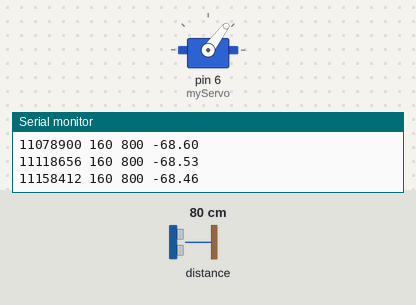
Simulated run of this sketch. Board: Arduino Uno, built with avr-gcc and run on an emulated ATmega328P. On the bench: servo, the last lines printed to the serial monitor. The test bench sets the inputs (shaded band); at power-on: distance to the obstacle 80 cm.

Above: at 11.2 s.
11.3 s: distance to the obstacle set to 2 cm
At 12.2 s:
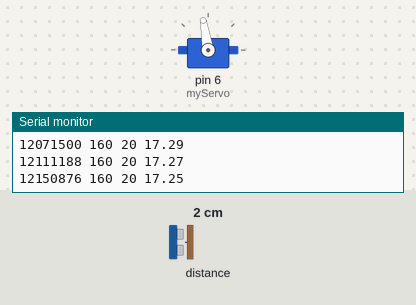
14.3 s: distance to the obstacle set to 60 cm
At 15.1 s:
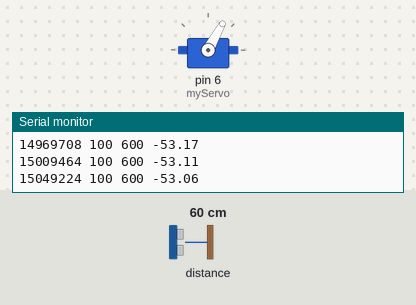
17.3 s: distance to the obstacle set to 4 cm
19.5 s: distance to the obstacle set to 120 cm
Timing chart, 0 to 22.0 s (numbered marks = the images above; inputs shaded):
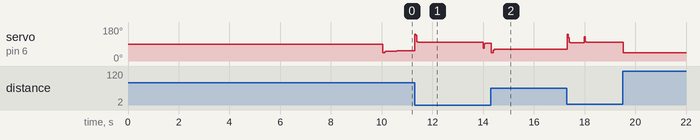

Measured:
- after the input at 14.3 s, servo on pin 6 (myServo): 95° → 44° at once, → 61° 0.08 s later, → 62° 0.91 s later, → 63° 1.4 s later

The sketch:

expCL2.ino
```cpp
#include <Wire.h>
#include <Servo.h>
#include <Adafruit_VL53L0X.h>

// Objects
Servo myServo;  // create servo object
Adafruit_VL53L0X mySensor = Adafruit_VL53L0X();  // pins: Vin to 3.3V, SCL to A5, SDA to A4

// Tunable parameters
float angle_level = -5;  // deg (should be close to 0)
int distance_setpoint = 130;  // mm

int amplitude = 30;
int N = 1200;
int period = 200;

void setup() {
  Serial.begin(115200);

  while (! Serial) {
    delay(1);
  }

  myServo.attach(6);  // servo to pin D6
  myServo.writeMicroseconds(deg2micro(angle_level));  // level the servo

  if (!mySensor.begin()) {
    Serial.println(F("Failed to boot VL53 L0X"));
    while (1);
  }
  mySensor.setMeasurementTimingBudgetMicroSeconds(20000);
  mySensor.startRangeContinuous();
  delay(10000);
}

// General variables
unsigned long time;
unsigned long time_prev;
unsigned long time_step;

int r = distance_setpoint;
int y;
int e;
int e1;
int e2;
float u;
float u1;
float u2;

int count;

void loop() {
  if (mySensor.isRangeComplete()) {
    time_prev = time;
    delayMicroseconds(constrain(25000 + time - micros(), 0, 5000));
    time = micros();
    time_step = time - time_prev;

    if (count % period == count % (period/2)) {
      r = distance_setpoint + amplitude;
    }
    else {
      r = distance_setpoint - amplitude;
    }
    y = mySensor.readRange();
    e2 = e1;
    e1 = e;
    e = r - y;
    u2 = u1;
    u1 = u;
    u = e - 1.9*e1 + 0.9*e2 + 1.099*u1 - 0.0999*u2;

    myServo.writeMicroseconds(deg2micro(u + angle_level));

    print_data();

    count = count + 1;
  }
  while (count >= N) {
    myServo.writeMicroseconds(deg2micro(angle_level));  // level the servo
    delay(1000);
  }
}

int deg2micro(float deg) {
  int result = (deg + 90) * 1000 / 180 + 1000;
  return constrain(result, 1000, 2000);
}

void print_data() {
  Serial.print(time);
  Serial.print(" ");

  Serial.print(r);
  Serial.print(" ");

  Serial.print(y);
  Serial.print(" ");

  Serial.print(u);
  Serial.print(" ");

  Serial.println();
}
```
